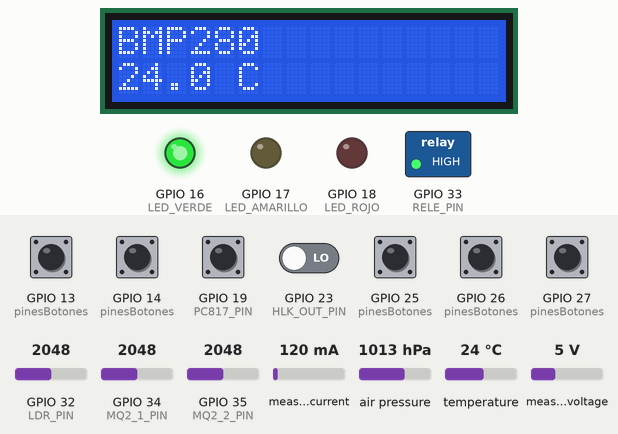
This sketch was run on a simulated ESP32. Shown: 16×2 character LCD, switched loads named in the sketch (green lamp = pin HIGH), output pins drawn as LEDs (lit = HIGH). Inputs (shaded band) come from the test bench; at power-on: GPIO 13 (pinesBotones), GPIO 14 (pinesBotones), GPIO 19 (PC817_PIN), GPIO 25 (pinesBotones), GPIO 26 (pinesBotones), GPIO 27 (pinesBotones) HIGH, GPIO 23 (HLK_OUT_PIN) LOW, measured current 120 mA, temperature 24 °C, GPIO 34 (MQ2_1_PIN) = 2048, GPIO 32 (LDR_PIN) = 2048, GPIO 35 (MQ2_2_PIN) = 2048, air pressure 1013 hPa, measured voltage 5 V (analog values on the 0–4095 scale). What the sketch prints to the serial monitor is not drawn.

Above: at 4.2 s.
4.3 s: measured current set to 40 mA
At 7.3 s:
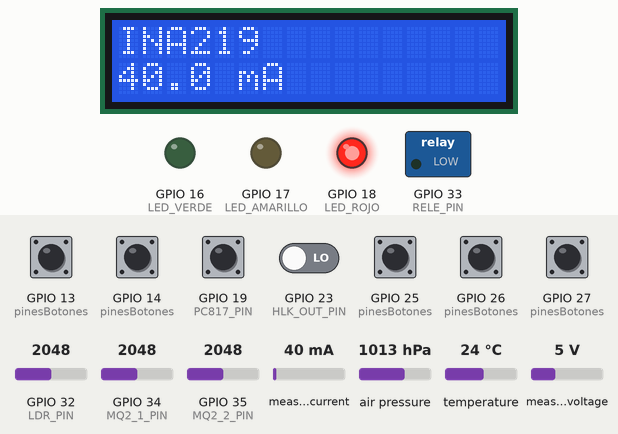
10.2 s: GPIO 23 (HLK_OUT_PIN) driven HIGH
At 15.9 s:
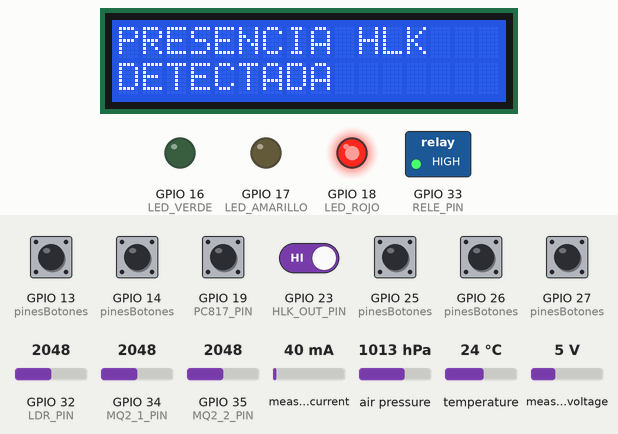
16.1 s: temperature set to 12 °C
At 21.8 s:
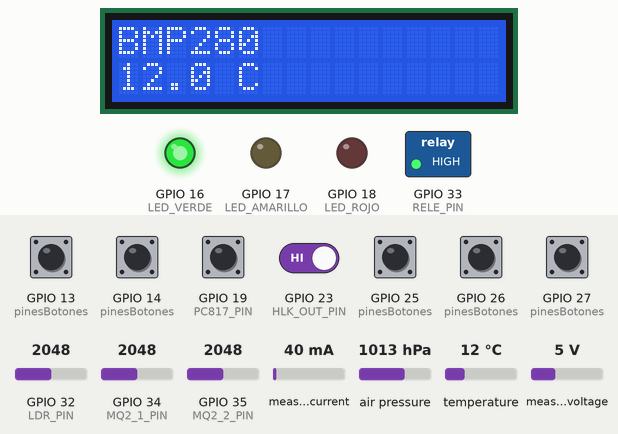
22.0 s: GPIO 34 (MQ2_1_PIN) set to 2866
25.6 s: GPIO 32 (LDR_PIN) set to 2866
At 31.0 s:
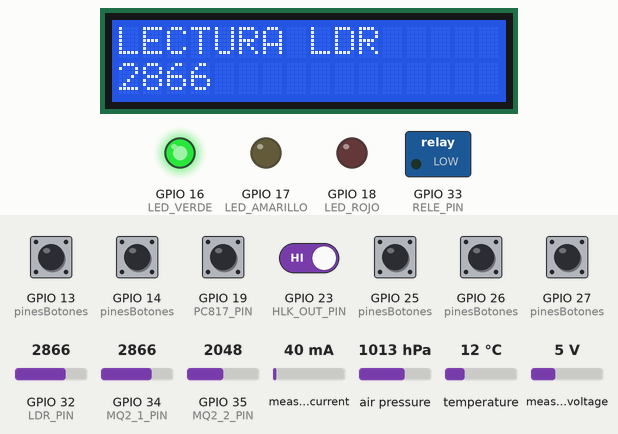
31.5 s: GPIO 23 (HLK_OUT_PIN) driven LOW
At 35.6 s:
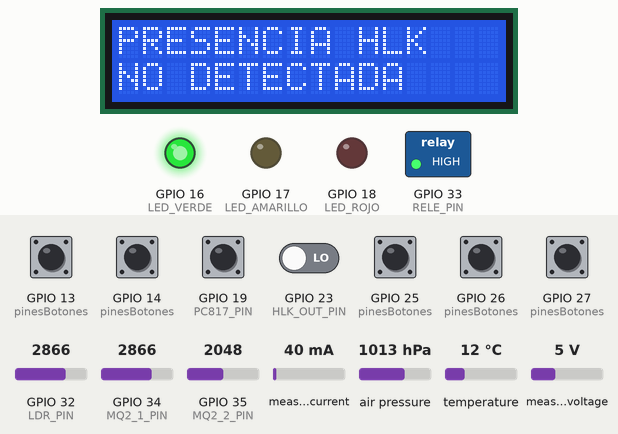
Timing chart, 0 to 38.4 s (numbered marks = the images above; inputs shaded):
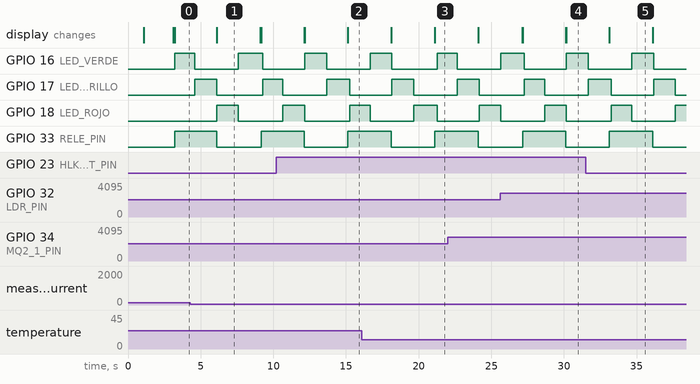

Measured:
- after the input at 10.2 s, the display: first differs from a run without the input after 4.9 s (image 2)
- after the input at 31.5 s, the display: changes after 1.6 s (image 5)
- by itself, GPIO 17 (LED_AMARILLO): alternates HIGH for 1.6 s and LOW for 2.9 s
- what the display in image 1 shows lasts 3.0 s, from 6.1 s to 9.1 s

The sketch:

Monitoreo_Ambiental_ESP32_Completo.ino
```cpp
/*
  SISTEMA DE MONITOREO AMBIENTAL
  TEST MEJORADO DE COMPONENTES
  ESP32 - TP INTEGRADOR

  Sensores:
  - BMP280
  - INA219
  - MQ-2 x2
  - LDR
  - PC817
  - HLK-LD2410C (salida digital OUT)

  Actuadores:
  - LCD I2C 16x2
  - Rele
  - 3 LEDs
  - 5 pulsadores
*/

#include <Wire.h>
#include <Adafruit_BMP280.h>
#include <Adafruit_INA219.h>
#include <LiquidCrystal_I2C.h>
#include <math.h>

// ==================================================
// 1. PINES
// ==================================================

// I2C
#define SDA_PIN 21
#define SCL_PIN 22

// Sensores analogicos
#define MQ2_1_PIN 34
#define MQ2_2_PIN 35
#define LDR_PIN 32

// Sensores digitales
#define PC817_PIN 19
#define HLK_OUT_PIN 23

// Rele
#define RELE_PIN 33

// LEDs
#define LED_VERDE 16
#define LED_AMARILLO 17
#define LED_ROJO 18

// Pulsadores
#define BTN_MENU 25
#define BTN_ARRIBA 26
#define BTN_ABAJO 27
#define BTN_ACEPTAR 14
#define BTN_ATRAS 13

// ==================================================
// 2. CONFIGURACION
// ==================================================

#define RELE_ACTIVO HIGH
#define RELE_INACTIVO LOW

const unsigned long INTERVALO_LECTURA = 2000;
const unsigned long INTERVALO_LCD = 3000;
const unsigned long INTERVALO_LED = 1500;
const unsigned long INTERVALO_RELE = 3000;
const unsigned long ANTIRREBOTE = 50;

const int CANTIDAD_MUESTRAS = 10;

// ==================================================
// 3. OBJETOS
// ==================================================

Adafruit_BMP280 bmp;
Adafruit_INA219 ina219;

LiquidCrystal_I2C *lcd = nullptr;

// ==================================================
// 4. VARIABLES
// ==================================================

bool bmpDisponible = false;
bool inaDisponible = false;
bool lcdDisponible = false;

int direccionLCD = 0;

unsigned long ultimaLectura = 0;
unsigned long ultimaPantalla = 0;
unsigned long ultimoLED = 0;
unsigned long ultimoRele = 0;

bool estadoRele = false;

int pasoLED = 0;
int paginaLCD = 0;

// Variables para pulsadores
const int pinesBotones[5] = {
  BTN_MENU,
  BTN_ARRIBA,
  BTN_ABAJO,
  BTN_ACEPTAR,
  BTN_ATRAS
};

const char* nombresBotones[5] = {
  "MENU",
  "ARRIBA",
  "ABAJO",
  "ACEPTAR",
  "ATRAS"
};

bool estadosAnteriores[5] = {
  HIGH, HIGH, HIGH, HIGH, HIGH
};

unsigned long ultimoCambio[5] = {
  0, 0, 0, 0, 0
};

// ==================================================
// 5. DETECCION DE DISPOSITIVOS I2C
// ==================================================

bool dispositivoI2C(int direccion) {

  Wire.beginTransmission(direccion);

  return Wire.endTransmission() == 0;
}

void detectarDispositivosI2C() {

  Serial.println("\n--- ESCANEO I2C ---");

  Serial.print("BMP280: ");

  bmpDisponible = bmp.begin(0x76);

  if (!bmpDisponible) {
    bmpDisponible = bmp.begin(0x77);
  }

  Serial.println(
    bmpDisponible ? "DETECTADO" : "NO DETECTADO"
  );

  Serial.print("INA219: ");

  inaDisponible = ina219.begin();

  Serial.println(
    inaDisponible ? "DETECTADO" : "NO DETECTADO"
  );

  Serial.print("LCD: ");

  if (dispositivoI2C(0x27)) {
    direccionLCD = 0x27;
  }
  else if (dispositivoI2C(0x3F)) {
    direccionLCD = 0x3F;
  }

  if (direccionLCD != 0) {

    lcdDisponible = true;

    lcd = new LiquidCrystal_I2C(
      direccionLCD, 16, 2
    );

    lcd->init();
    lcd->backlight();

    Serial.print("DETECTADA EN 0x");
    Serial.println(direccionLCD, HEX);

  }
  else {

    lcdDisponible = false;

    Serial.println("NO DETECTADA");

  }

}

// ==================================================
// 6. INICIALIZACION DE PINES
// ==================================================

void iniciarPines() {

  pinMode(PC817_PIN, INPUT_PULLUP);
  pinMode(HLK_OUT_PIN, INPUT);

  pinMode(RELE_PIN, OUTPUT);

  pinMode(LED_VERDE, OUTPUT);
  pinMode(LED_AMARILLO, OUTPUT);
  pinMode(LED_ROJO, OUTPUT);

  for (int i = 0; i < 5; i++) {
    pinMode(pinesBotones[i], INPUT_PULLUP);
  }

  digitalWrite(RELE_PIN, RELE_INACTIVO);

  digitalWrite(LED_VERDE, LOW);
  digitalWrite(LED_AMARILLO, LOW);
  digitalWrite(LED_ROJO, LOW);

}

// ==================================================
// 7. CONFIGURACION DE SENSORES
// ==================================================

void iniciarSensores() {

  Wire.begin(SDA_PIN, SCL_PIN);

  analogReadResolution(12);

  analogSetPinAttenuation(MQ2_1_PIN, ADC_11db);
  analogSetPinAttenuation(MQ2_2_PIN, ADC_11db);
  analogSetPinAttenuation(LDR_PIN, ADC_11db);

  detectarDispositivosI2C();

}

// ==================================================
// 8. LECTURA ANALOGICA PROMEDIADA
// ==================================================

int leerPromedio(int pin) {

  long suma = 0;

  for (int i = 0; i < CANTIDAD_MUESTRAS; i++) {

    suma += analogRead(pin);

    delay(2);
  }

  return suma / CANTIDAD_MUESTRAS;

}

void mostrarEstadoADC(int lectura) {

  if (lectura <= 5 || lectura >= 4090) {
    Serial.println("REVISAR: lectura en un extremo del ADC");
  }
  else {
    Serial.println("LECTURA ADC DISPONIBLE");
  }

}

// ==================================================
// 9. PRUEBA BMP280
// ==================================================

void probarBMP280() {

  Serial.println("\n--- BMP280 ---");

  if (!bmpDisponible) {
    Serial.println("ERROR: NO DETECTADO");
    return;
  }

  float temperatura = bmp.readTemperature();
  float presion = bmp.readPressure() / 100.0;

  if (!isfinite(temperatura) || !isfinite(presion)) {
    Serial.println("ERROR: LECTURA INVALIDA");
    return;
  }

  Serial.println("ESTADO: OK");

  Serial.print("Temperatura: ");
  Serial.print(temperatura);
  Serial.println(" C");

  Serial.print("Presion: ");
  Serial.print(presion);
  Serial.println(" hPa");

}

// ==================================================
// 10. PRUEBA INA219
// ==================================================

void probarINA219() {

  Serial.println("\n--- INA219 ---");

  if (!inaDisponible) {
    Serial.println("ERROR: NO DETECTADO");
    return;
  }

  float corriente = ina219.getCurrent_mA();
  float tension = ina219.getBusVoltage_V();
  float potencia = ina219.getPower_mW();

  if (!isfinite(corriente) ||
      !isfinite(tension) ||
      !isfinite(potencia)) {

    Serial.println("ERROR: LECTURA INVALIDA");
    return;
  }

  Serial.println("ESTADO: OK");

  Serial.print("Corriente: ");
  Serial.print(corriente);
  Serial.println(" mA");

  Serial.print("Tension: ");
  Serial.print(tension);
  Serial.println(" V");

  Serial.print("Potencia: ");
  Serial.print(potencia);
  Serial.println(" mW");

}

// ==================================================
// 11. PRUEBA MQ-2
// ==================================================

void probarMQ2() {

  Serial.println("\n--- SENSORES MQ-2 ---");

  int gas1 = leerPromedio(MQ2_1_PIN);
  int gas2 = leerPromedio(MQ2_2_PIN);

  Serial.print("MQ-2 numero 1: ");
  Serial.println(gas1);

  mostrarEstadoADC(gas1);

  Serial.print("MQ-2 numero 2: ");
  Serial.println(gas2);

  mostrarEstadoADC(gas2);

  Serial.println(
    "NOTA: valores ADC, no concentracion en ppm"
  );

}

// ==================================================
// 12. PRUEBA LDR
// ==================================================

void probarLDR() {

  Serial.println("\n--- LDR ---");

  int lectura = leerPromedio(LDR_PIN);

  float porcentaje = lectura * 100.0 / 4095.0;

  Serial.print("Lectura ADC: ");
  Serial.println(lectura);

  Serial.print("Porcentaje ADC: ");
  Serial.print(porcentaje);
  Serial.println(" %");

  mostrarEstadoADC(lectura);

}

// ==================================================
// 13. PRUEBA PC817
// ==================================================

void probarPC817() {

  Serial.println("\n--- PC817 ---");

  bool estado = digitalRead(PC817_PIN) == LOW;

  Serial.print("Estado: ");

  Serial.println(
    estado ? "ACTIVO" : "INACTIVO"
  );

}

// ==================================================
// 14. PRUEBA HLK-LD2410C
// ==================================================

void probarHLK() {

  Serial.println("\n--- HLK-LD2410C ---");

  bool presencia = digitalRead(HLK_OUT_PIN) == HIGH;

  Serial.print("Presencia: ");

  Serial.println(
    presencia ? "DETECTADA" : "NO DETECTADA"
  );

}

// ==================================================
// 15. PRUEBA DE PULSADORES CON ANTIRREBOTE
// ==================================================

void probarBotones() {

  for (int i = 0; i < 5; i++) {

    bool lectura = digitalRead(pinesBotones[i]);

    if (lectura != estadosAnteriores[i]) {

      ultimoCambio[i] = millis();

      estadosAnteriores[i] = lectura;
    }

    if (millis() - ultimoCambio[i] >= ANTIRREBOTE) {

      static bool yaInformado[5] = {
        false, false, false, false, false
      };

      if (lectura == LOW && !yaInformado[i]) {

        Serial.print("BOTON PRESIONADO: ");
        Serial.println(nombresBotones[i]);

        yaInformado[i] = true;
      }

      if (lectura == HIGH) {
        yaInformado[i] = false;
      }
    }
  }
}

// ==================================================
// 16. PRUEBA DE LOS LEDS
// ==================================================

void probarLEDs() {

  digitalWrite(LED_VERDE, LOW);
  digitalWrite(LED_AMARILLO, LOW);
  digitalWrite(LED_ROJO, LOW);

  switch (pasoLED) {

    case 0:

      digitalWrite(LED_VERDE, HIGH);

      Serial.println("LED VERDE: ORDEN DE ENCENDIDO");

      break;

    case 1:

      digitalWrite(LED_AMARILLO, HIGH);

      Serial.println("LED AMARILLO: ORDEN DE ENCENDIDO");

      break;

    case 2:

      digitalWrite(LED_ROJO, HIGH);

      Serial.println("LED ROJO: ORDEN DE ENCENDIDO");

      break;

  }

  pasoLED = (pasoLED + 1) % 3;

}

// ==================================================
// 17. PRUEBA DEL RELE
// ==================================================

void probarRele() {

  estadoRele = !estadoRele;

  digitalWrite(
    RELE_PIN,
    estadoRele ? RELE_ACTIVO : RELE_INACTIVO
  );

  Serial.print("RELE: ");

  Serial.println(
    estadoRele ? "ORDEN DE ACTIVACION" :
                 "ORDEN DE DESACTIVACION"
  );

}

// ==================================================
// 18. PRUEBA DE LCD
// ==================================================

void probarLCD() {

  if (!lcdDisponible || lcd == nullptr) {
    return;
  }

  lcd->clear();

  switch (paginaLCD) {

    case 0:

      lcd->setCursor(0, 0);
      lcd->print("BMP280");

      lcd->setCursor(0, 1);

      if (bmpDisponible) {
        lcd->print(bmp.readTemperature(), 1);
        lcd->print(" C");
      }
      else {
        lcd->print("NO DETECTADO");
      }

      break;

    case 1:

      lcd->setCursor(0, 0);
      lcd->print("INA219");

      lcd->setCursor(0, 1);

      if (inaDisponible) {
        lcd->print(ina219.getCurrent_mA(), 1);
        lcd->print(" mA");
      }
      else {
        lcd->print("NO DETECTADO");
      }

      break;

    case 2:

      lcd->setCursor(0, 0);
      lcd->print("MQ2 1 / MQ2 2");

      lcd->setCursor(0, 1);
      lcd->print(leerPromedio(MQ2_1_PIN));
      lcd->print("/");
      lcd->print(leerPromedio(MQ2_2_PIN));

      break;

    case 3:

      lcd->setCursor(0, 0);
      lcd->print("LECTURA LDR");

      lcd->setCursor(0, 1);
      lcd->print(leerPromedio(LDR_PIN));

      break;

    case 4:

      lcd->setCursor(0, 0);
      lcd->print("PRESENCIA HLK");

      lcd->setCursor(0, 1);

      lcd->print(
        digitalRead(HLK_OUT_PIN) == HIGH ?
        "DETECTADA" : "NO DETECTADA"
      );

      break;

    case 5:

      lcd->setCursor(0, 0);
      lcd->print("PC817");

      lcd->setCursor(0, 1);

      lcd->print(
        digitalRead(PC817_PIN) == LOW ?
        "ACTIVO" : "INACTIVO"
      );

      break;

  }

  paginaLCD = (paginaLCD + 1) % 6;

}

// ==================================================
// 19. INFORME GENERAL
// ==================================================

void informeGeneral() {

  Serial.println("\n");
  Serial.println("================================");
  Serial.println("       INFORME DE SENSORES");
  Serial.println("================================");

  probarBMP280();
  probarINA219();
  probarMQ2();
  probarLDR();
  probarPC817();
  probarHLK();

  Serial.println("\n================================");
  Serial.println("        FIN DEL INFORME");
  Serial.println("================================");

}

// ==================================================
// 20. SETUP
// ==================================================

void setup() {

  Serial.begin(115200);

  delay(1000);

  Serial.println("\n================================");
  Serial.println("   TEST MEJORADO ESP32");
  Serial.println("================================");

  iniciarPines();

  iniciarSensores();

  if (lcdDisponible) {

    lcd->setCursor(0, 0);
    lcd->print("TEST ESP32");

    lcd->setCursor(0, 1);
    lcd->print("Iniciando...");

  }

  Serial.println("\nSistema de prueba iniciado");

  Serial.println(
    "Los sensores MQ-2 necesitan calentamiento."
  );

  delay(2000);

  if (lcdDisponible) {
    lcd->clear();
  }

}

// ==================================================
// 21. LOOP PRINCIPAL
// ==================================================

void loop() {

  unsigned long ahora = millis();

  // Informe de sensores cada 2 segundos

  if (ahora - ultimaLectura >= INTERVALO_LECTURA) {

    ultimaLectura = ahora;

    informeGeneral();

  }

  // Actualizacion LCD

  if (ahora - ultimaPantalla >= INTERVALO_LCD) {

    ultimaPantalla = ahora;

    probarLCD();

  }

  // Prueba secuencial de LEDs

  if (ahora - ultimoLED >= INTERVALO_LED) {

    ultimoLED = ahora;

    probarLEDs();

  }

  // Prueba del rele

  if (ahora - ultimoRele >= INTERVALO_RELE) {

    ultimoRele = ahora;

    probarRele();

  }

  // Lectura de botones

  probarBotones();

}
```
